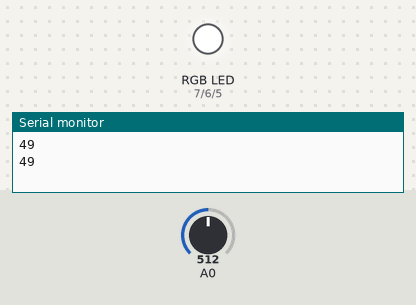
Simulated run of this sketch. Board: Arduino Uno, built with avr-gcc and run on an emulated ATmega328P. Shown: an RGB LED mixed from three pins (HIGH = lit), the last lines printed to the serial monitor. Inputs (shaded band) come from the test bench; at power-on: A0 = 512.

Above: at 4.9 s.
5.0 s: A0 set to 490
At 6.7 s:
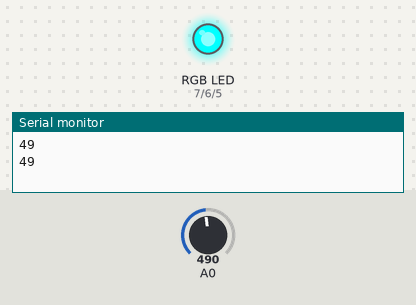
14.5 s: A0 set to 511
At 17.0 s:
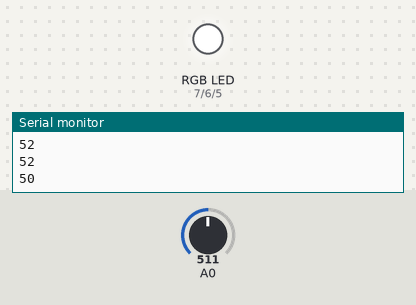
24.0 s: A0 set to 306
At 27.1 s:
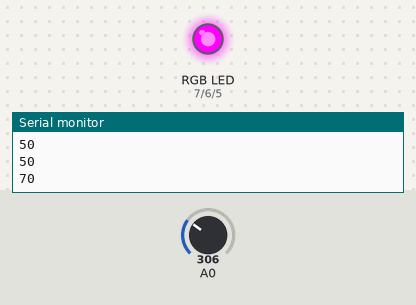
Timing chart, 0 to 39.5 s (numbered marks = the images above; inputs shaded):
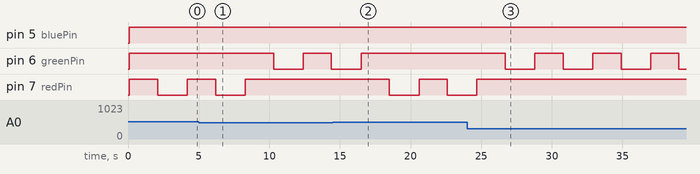

Measured:
- the behaviour switches between 502 and 501 on A0 (found by bisection; images 0 and 1)
- after the input at 5.0 s, pin 6 (greenPin): HIGH → LOW after 5.3 s, → HIGH 2.1 s later, → LOW 2.0 s later; pin 7 (redPin): goes on until 8.3 s, then stays HIGH
- after the input at 14.5 s, pin 6 (greenPin): goes on until 16.5 s, then stays HIGH; pin 7 (redPin): HIGH → LOW after 4.0 s, → HIGH 2.1 s later, → LOW 2.0 s later
- after the input at 24.0 s, pin 6 (greenPin): alternates HIGH for 2.0 s and LOW for 2.1 s, starting after 2.7 s; pin 7 (redPin): goes on until 24.7 s, then stays HIGH

The sketch:

SensorRGB.ino
```cpp
int redPin=7;
int greenPin=6;
int bluePin=5;
void PinBlink(int PinNo);
void setup() {
  // put your setup code here, to run once:
Serial.begin(9600);
pinMode(redPin,OUTPUT);
pinMode(greenPin,OUTPUT);
pinMode(bluePin,OUTPUT);

}

void loop() {
  // put your main code here, to run repeatedly:
  int hRaw=analogRead(A0);
  int hReal=map(hRaw,1023,0,0,100);
  Serial.println(hReal);
  delay(100);
  if (hReal > 50)
  {
    digitalWrite(redPin,HIGH);
    digitalWrite(bluePin,HIGH);
    PinBlink(greenPin);
  }else {
    digitalWrite(greenPin,HIGH);
    digitalWrite(bluePin,HIGH);
    PinBlink(redPin);
    }
}
void PinBlink(int PinNo)
{
    digitalWrite(PinNo,HIGH);
    delay(2000);
    digitalWrite(PinNo,LOW);
    delay(2000);
}
```
